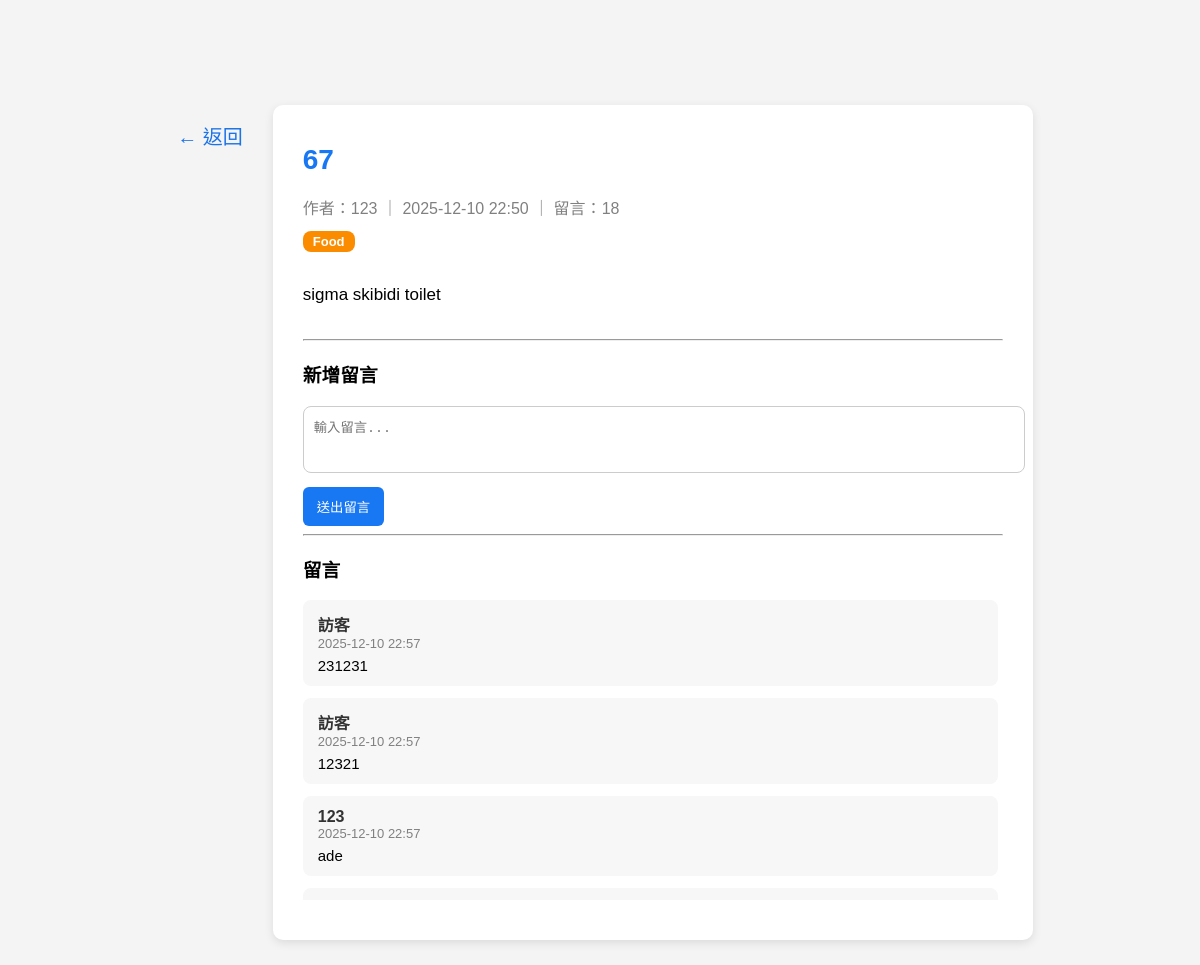
The app's page /posts/52 with its own data.
### models/post.py (models this page shows)
class Post(db.Model):
    id = db.Column(db.Integer, primary_key=True)
    title = db.Column(db.String(120), nullable=False)
    content = db.Column(db.Text, nullable=False)
    tag = db.Column(db.String(50), nullable=True)
    created_at = db.Column(db.DateTime, default=datetime.utcnow)
    user_id = db.Column(db.Integer, db.ForeignKey("user.id"), nullable=False)
    user = db.relationship("User", backref="posts")
    comments = db.relationship("Comment", backref="post", cascade="all, delete")

### models/user.py (models this page shows, shortened)
class User(db.Model, UserMixin):
    id = db.Column(db.Integer, primary_key=True)
    username = db.Column(db.String(50), unique=True, nullable=False)
    password = db.Column(db.String(255), nullable=False)

### models/comment.py (models this page shows)
class Comment(db.Model):
    id = db.Column(db.Integer, primary_key=True)
    content = db.Column(db.Text, nullable=False)
    author = db.Column(db.String(50), nullable=False)
    created_at = db.Column(db.DateTime, default=datetime.utcnow)
    post_id = db.Column(db.Integer, db.ForeignKey("post.id"), nullable=False)

### routes/posts.py (the view, shortened to what this page needs)
@posts_bp.route("/posts/<int:post_id>", methods=["GET", "POST"])
def view_post(post_id):
    post = Post.query.get_or_404(post_id)
    return render_template("post_view.html", post=post)

### templates/post_view.html (shortened to what this page needs)
<!DOCTYPE html>
<html lang="zh-Hant">
<head>
    <link rel="stylesheet" href="/static/style.css">
</head>
<body>
<div class="post-wrapper">
    <a href="/home" class="back-side-btn">← 返回</a>
    <div class="post-card">
        <h1 class="post-title">{{ post.title }}</h1>
        <p class="post-meta">
            作者：{{ post.user.username }} ｜ {{ post.created_at.strftime("%Y-%m-%d %H:%M") }}
            ｜ 留言：{{ post.comments|length }}
        </p>
        {% if post.tag %}
        <span class="tag-badge tag-{{ post.tag }}">{{ post.tag }}</span>
        {% endif %}
        <p class="post-content">
            {{ post.content | safe }}
        </p>
    <hr>
    <h3>新增留言</h3>
    <form method="POST">
        <textarea name="content" rows="3" placeholder="輸入留言..." required></textarea>
        <button type="submit">送出留言</button>
    </form>
    <hr>
    <h3>留言</h3>
    <div class="comment-container">
        {% if post.comments %}
            {% for c in post.comments %}
                <div class="comment-box">
                    <div class="comment-author">{{ c.author }}</div>
                    <div class="comment-time">{{ c.created_at.strftime("%Y-%m-%d %H:%M") }}</div>
                    <div class="comment-content">{{ c.content }}</div>
                </div>
            {% endfor %}
        {% else %}
            <p style="color:gray;">目前沒有留言。</p>
        {% endif %}
    </div>
</div>
</body>
</html>

### static/style.css (style rules this page uses)
body { margin: 0; font-family: "Microsoft JhengHei", sans-serif; background: #f4f4f4; padding-top: 65px; }
.post-card { width: 100%; background: white; padding: 20px 30px; border-radius: 10px; box-shadow: 0 3px 10px rgba(0,0,0,0.1); margin-bottom: 25px; }
.tag-badge { display: inline-block; padding: 4px 10px; border-radius: 10px; font-size: 13px; font-weight: bold; margin-bottom: 10px; margin-right: 6px; color: white !important; }
.tag-Food { background: #fb8c00 !important; }
.comment-container { max-height: 300px; overflow-y: auto; padding-right: 5px; margin-bottom: 20px; }
.comment-box { background: #f7f7f7; padding: 12px 15px; border-radius: 8px; margin-bottom: 12px; }
.comment-author { font-weight: bold; color: #333; }
.comment-time { color: gray; font-size: 13px; }
.comment-content { margin-top: 6px; font-size: 15px; }

### templates/post_view.html (style rules this page uses)
.post-wrapper { display: flex; justify-content: center; gap: 20px; margin-top: 40px; }
.back-side-btn { font-size: 20px; color: #1a73e8; text-decoration: none; padding: 6px 10px; border-radius: 6px; height: fit-content; margin-top: 10px; transition: background 0.2s; }
.post-card { width: 700px; background: white; padding: 20px 30px; border-radius: 10px; box-shadow: 0 3px 10px rgba(0,0,0,0.1); }
.post-title { font-size: 28px; color: #1877f2; }
.post-meta { color: gray; margin-bottom: 12px; }
.tag-badge { display: inline-block; background: #e3f2fd; color: #1565c0; padding: 3px 10px; border-radius: 8px; font-size: 13px; margin-bottom: 12px; }
.post-content { font-size: 17px; line-height: 1.7; margin-bottom: 30px; }
.comment-box { background: #f7f7f7; padding: 12px 15px; border-radius: 8px; margin-bottom: 12px; }
.comment-author { font-weight: bold; color: #333; }
.comment-time { color: gray; font-size: 13px; }
.comment-content { margin-top: 6px; font-size: 15px; }
textarea { width: 100%; padding: 10px; border-radius: 8px; border: 1px solid #ccc; resize: none; }
button { margin-top: 10px; padding: 10px 14px; background: #1877f2; color: white; border: none; border-radius: 6px; cursor: pointer; }

### records on screen
Post: title "67", created_at "2025-12-10 22:50", tag "Food", content "sigma skibidi toilet"
User: user.username "123"
Comment: author "訪客", created_at "2025-12-10 22:57", content "231231"
Comment: author "訪客", created_at "2025-12-10 22:57", content "12321"
Comment: author "123", created_at "2025-12-10 22:57", content "ade"

### other values on screen
{{ post.comments|length }} "18"
